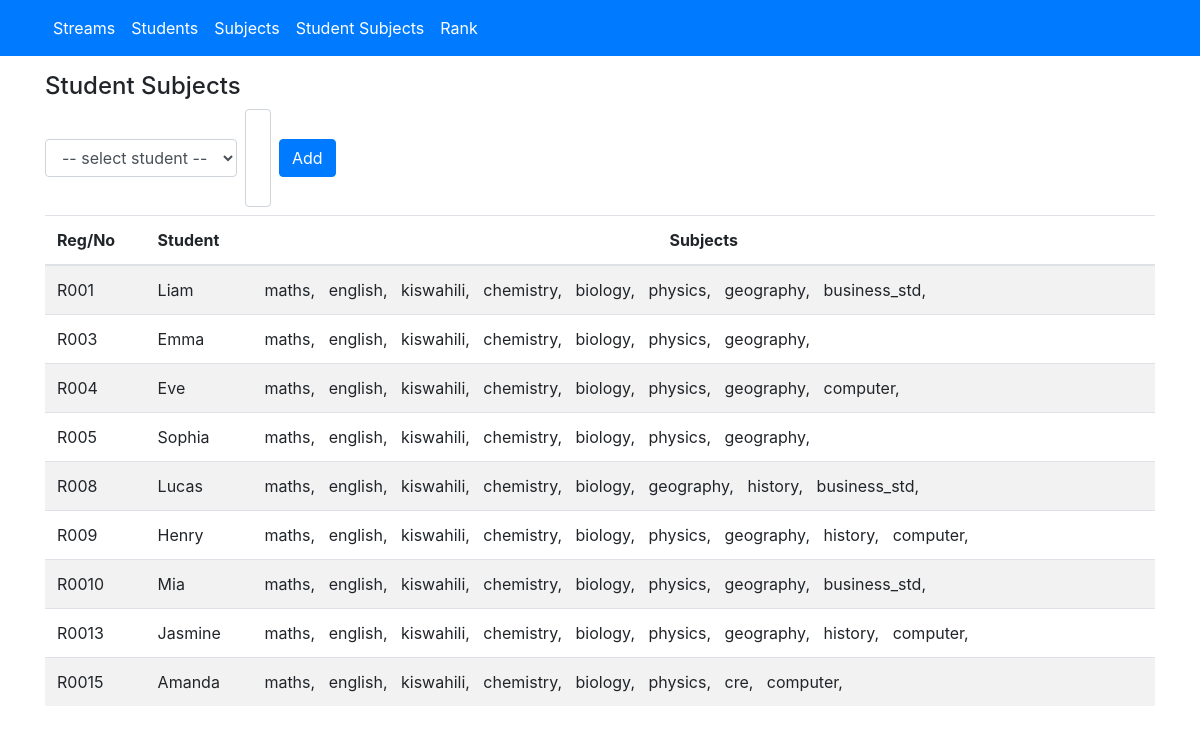
Before: /student_subjects.php with the older database file.
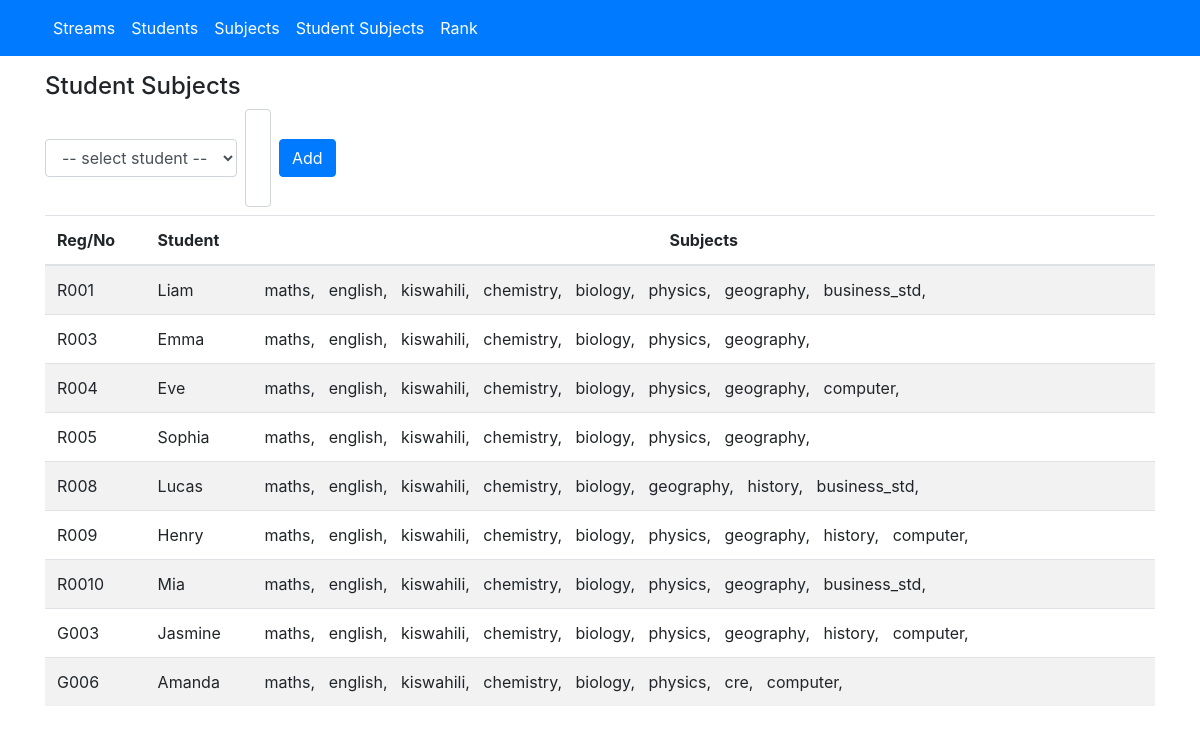
After: the same page with the newer database file.
### tables this page shows
CREATE TABLE "students" (
	"id"	INTEGER,
	"name"	TEXT NOT NULL,
	"reg_no"	TEXT NOT NULL UNIQUE,
	"stream_id"	INTEGER NOT NULL DEFAULT 0,
	PRIMARY KEY("id" AUTOINCREMENT)
);

### controllers/student_subjects_controller.php (called while the page is built, shortened)
<?php
$sql = '
SELECT std.id, std.name, std.reg_no FROM students std
INNER JOIN student_subjects ss ON ss.student_id = std.id
GROUP BY std.id
';
$student_rows = query($sql);
$sql = '
SELECT subj.id, subj.name, subj.code, ss.student_id FROM subjects subj
INNER JOIN student_subjects ss ON ss.subject_id = subj.id
';
$subject_rows = query($sql);
$student_subjects = array();
foreach ($student_rows as $student_row) {
    $student = $student_row;
    $student['subject'] = array();
    foreach ($subject_rows as $subject_row) {
        if ($student_row['id'] == $subject_row['student_id']) {
            $student['subject'][] = $subject_row;
        }
    }
    $student_subjects[] = $student;
}

### database.php (called while the page is built, shortened)
<?php
$pdo = new PDO('sqlite:app.db');
$pdo->setAttribute(PDO::ATTR_ERRMODE, PDO::ERRMODE_EXCEPTION);
function query($sql='', $params=[])
{
    global $pdo;
    $stmt = $pdo->prepare($sql);
    if ($params) $stmt->execute($params);
    else $stmt->execute();
    return $stmt->fetchAll(PDO::FETCH_ASSOC);
}

### student_subjects.php (the view, shortened to what this page needs)
<!DOCTYPE html>
<html lang="en">
<head>
    <link rel="stylesheet" href="https://stackpath.bootstrapcdn.com/bootstrap/4.3.1/css/bootstrap.min.css">
    <link rel="stylesheet" href="https://cdnjs.cloudflare.com/ajax/libs/bootstrap-multiselect/0.9.13/css/bootstrap-multiselect.css">
</head>
<body>
<?php include 'header.php' ?>
<div class="container">
    <?php require 'controllers/student_subjects_controller.php'; ?>
    <div class="pt-3">
        <h4>Student Subjects</h4>
        <form class="form-inline mb-2" action="" method="POST">
            <div class="input-group">
                <select name="student_id" class="form-control mr-2" required>
                    <option value="">-- select student --</option>
                </select>
            </div>
            <div class="input-group">
                <select name="subject_id[]" class="form-control mr-2 multiselect" required multiple>
                </select>
            </div>
            <button type="submit" class="btn btn-primary">Add</button>
        </form>
        <div style="height:80vh;overflow:auto">
            <table class="table table-striped">
                <thead>
                    <tr>
                        <th>Reg/No</th>
                        <th>Student</th>
                        <th class="text-center">Subjects</th>
                    </tr>
                </thead>
                <tbody>
                    <?php foreach ($student_subjects as $key => $value): ?>
                        <tr>
                            <td><?php echo $value['reg_no'] ?></td>
                            <td><?php echo $value['name'] ?></td>
                            <td>
                                <?php foreach($value['subject'] as $subject): ?>
                                    <?php echo $subject['name'] ?>,&nbsp;&nbsp;
                                <?php endforeach; ?>
                            </td>
                        </tr>
                    <?php endforeach; ?>
                </tbody>
            </table>
        </div>
    </div>
</div>
</body>
</html>

Changed rows visible on the page:
changed students "Jasmine": reg_no "R0013" → "G003"
changed students "Amanda": reg_no "R0015" → "G006"
